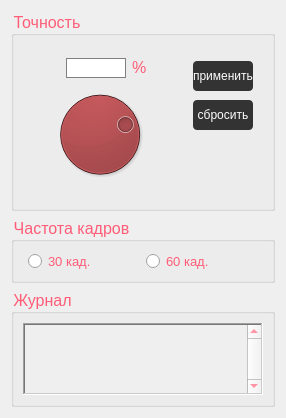
        <widget class="QWidget" name="tab_2">
         <property name="styleSheet">
          <string notr="true"> color:#ff5c77</string>
         </property>
         <attribute name="title">
          <string>Параметры</string>
         </attribute>
         <layout class="QGridLayout" name="gridLayout">
          <item row="0" column="0">
           <layout class="QVBoxLayout" name="verticalLayout_4">
            <item>
             <widget class="QGroupBox" name="groupBox">
              <property name="minimumSize">
               <size>
                <width>0</width>
                <height>200</height>
               </size>
              </property>
              <property name="font">
               <font>
                <pointsize>12</pointsize>
               </font>
              </property>
              <property name="autoFillBackground">
               <bool>false</bool>
              </property>
              <property name="styleSheet">
               <string notr="true">color:#ff5c77;</string>
              </property>
              <property name="title">
               <string>Точность</string>
              </property>
              <property name="flat">
               <bool>false</bool>
              </property>
              <property name="checkable">
               <bool>false</bool>
              </property>
              <layout class="QGridLayout" name="gridLayout_3">
               <item row="0" column="0">
                <layout class="QHBoxLayout" name="horizontalLayout_5">
                 <item>
                  <layout class="QVBoxLayout" name="verticalLayout_7">
                   <item>
                    <layout class="QHBoxLayout" name="horizontalLayout_2">
                     <item>
                      <spacer name="horizontalSpacer_3">
                       <property name="orientation">
                        <enum>Qt::Horizontal</enum>
                       </property>
                       <property name="sizeType">
                        <enum>QSizePolicy::Fixed</enum>
                       </property>
                       <property name="sizeHint" stdset="0">
                        <size>
                         <width>43</width>
                         <height>20</height>
                        </size>
                       </property>
                      </spacer>
                     </item>
                     <item>
                      <widget class="QLineEdit" name="lineEdit_dial">
                       <property name="enabled">
                        <bool>false</bool>
                       </property>
                       <property name="sizePolicy">
                        <sizepolicy hsizetype="Fixed" vsizetype="Fixed">
                         <horstretch>0</horstretch>
                         <verstretch>0</verstretch>
                        </sizepolicy>
                       </property>
                       <property name="minimumSize">
                        <size>
                         <width>20</width>
                         <height>0</height>
                        </size>
                       </property>
                       <property name="maximumSize">
                        <size>
                         <width>60</width>
                         <height>20</height>
                        </size>
                       </property>
                       <property name="styleSheet">
                        <string notr="true"> color:#ffffffff;border: 1px solid gray</string>
                       </property>
                       <property name="alignment">
                        <set>Qt::AlignCenter</set>
                       </property>
                      </widget>
                     </item>
                     <item>
                      <widget class="QLabel" name="label_3">
                       <property name="sizePolicy">
                        <sizepolicy hsizetype="Fixed" vsizetype="Fixed">
                         <horstretch>0</horstretch>
                         <verstretch>0</verstretch>
                        </sizepolicy>
                       </property>
                       <property name="maximumSize">
                        <size>
                         <width>16</width>
                         <height>19</height>
                        </size>
                       </property>
                       <property name="font">
                        <font>
                         <pointsize>12</pointsize>
                        </font>
                       </property>
                       <property name="styleSheet">
                        <string notr="true">color:#ff5c77;</string>
                       </property>
                       <property name="text">
                        <string>%</string>
                       </property>
                      </widget>
                     </item>
                     <item>
                      <spacer name="horizontalSpacer_2">
                       <property name="orientation">
                        <enum>Qt::Horizontal</enum>
                       </property>
                       <property name="sizeType">
                        <enum>QSizePolicy::Fixed</enum>
                       </property>
                       <property name="sizeHint" stdset="0">
                        <size>
                         <width>30</width>
                         <height>20</height>
                        </size>
                       </property>
                      </spacer>
                     </item>
                    </layout>
                   </item>
                   <item>
                    <widget class="QDial" name="dial">
                     <property name="minimumSize">
                      <size>
                       <width>91</width>
                       <height>101</height>
                      </size>
                     </property>
                     <property name="styleSheet">
                      <string notr="true">background: #9b2d30;</string>
                     </property>
                     <property name="minimum">
                      <number>50</number>
                     </property>
                     <property name="maximum">
                      <number>98</number>
                     </property>
                     <property name="value">
                      <number>85</number>
                     </property>
                     <property name="orientation">
                      <enum>Qt::Horizontal</enum>
                     </property>
                     <property name="wrapping">
                      <bool>false</bool>
                     </property>
                     <property name="notchTarget">
                      <double>10.000000000000000</double>
                     </property>
                    </widget>
                   </item>
                  </layout>
                 </item>
                 <item>
                  <layout class="QVBoxLayout" name="verticalLayout_3">
                   <property name="leftMargin">
                    <number>10</number>
                   </property>
                   <property name="rightMargin">
                    <number>10</number>
                   </property>
                   <item>
                    <widget class="QPushButton" name="pushButton_4">
                     <property name="minimumSize">
                      <size>
                       <width>60</width>
                       <height>30</height>
                      </size>
                     </property>
                     <property name="styleSheet">
                      <string notr="true">background: #323332;
color: white;border-radius: 4px;</string>
                     </property>
                     <property name="text">
                      <string>применить</string>
                     </property>
                    </widget>
                   </item>
                   <item>
                    <widget class="QPushButton" name="pushButton_3">
                     <property name="minimumSize">
                      <size>
                       <width>60</width>
                       <height>30</height>
                      </size>
                     </property>
                     <property name="styleSheet">
                      <string notr="true">background: #323332;
color: white;border-radius: 4px;</string>
                     </property>
                     <property name="text">
                      <string>сбросить</string>
                     </property>
                    </widget>
                   </item>
                   <item>
                    <spacer name="verticalSpacer_8">
                     <property name="orientation">
                      <enum>Qt::Vertical</enum>
                     </property>
                     <property name="sizeType">
                      <enum>QSizePolicy::Fixed</enum>
                     </property>
                     <property name="sizeHint" stdset="0">
                      <size>
                       <width>20</width>
                       <height>50</height>
                      </size>
                     </property>
                    </spacer>
                   </item>
                  </layout>
                 </item>
                </layout>
               </item>
              </layout>
             </widget>
            </item>
            <item>
             <widget class="QGroupBox" name="groupBox_2">
              <property name="font">
               <font>
                <pointsize>12</pointsize>
               </font>
              </property>
              <property name="styleSheet">
               <string notr="true">color:#ff5c77;</string>
              </property>
              <property name="title">
               <string>Частота кадров</string>
              </property>
              <layout class="QGridLayout" name="gridLayout_4">
               <item row="0" column="0">
                <layout class="QHBoxLayout" name="horizontalLayout_3">
                 <item>
                  <widget class="QRadioButton" name="radioButton_30fps">
                   <property name="sizePolicy">
                    <sizepolicy hsizetype="Fixed" vsizetype="Fixed">
                     <horstretch>112</horstretch>
                     <verstretch>20</verstretch>
                    </sizepolicy>
                   </property>
                   <property name="minimumSize">
                    <size>
                     <width>112</width>
                     <height>20</height>
                    </size>
                   </property>
                   <property name="font">
                    <font>
                     <pointsize>10</pointsize>
                    </font>
                   </property>
                   <property name="whatsThis">
                    <string/>
                   </property>
                   <property name="styleSheet">
                    <string notr="true">color:#ff5c77;</string>
                   </property>
                   <property name="text">
                    <string>30 кад.</string>
                   </property>
                  </widget>
                 </item>
                 <item>
                  <widget class="QRadioButton" name="radioButton_60fps">
                   <property name="minimumSize">
                    <size>
                     <width>111</width>
                     <height>20</height>
                    </size>
                   </property>
                   <property name="maximumSize">
                    <size>
                     <width>111</width>
                     <height>20</height>
                    </size>
                   </property>
                   <property name="font">
                    <font>
                     <pointsize>10</pointsize>
                    </font>
                   </property>
                   <property name="styleSheet">
                    <string notr="true"> color:#ff5c77;</string>
                   </property>
                   <property name="text">
                    <string>60 кад.</string>
                   </property>
                  </widget>
                 </item>
                </layout>
               </item>
              </layout>
             </widget>
            </item>
            <item>
             <widget class="QGroupBox" name="groupBox_3">
              <property name="sizePolicy">
               <sizepolicy hsizetype="Expanding" vsizetype="Expanding">
                <horstretch>0</horstretch>
                <verstretch>0</verstretch>
               </sizepolicy>
              </property>
              <property name="minimumSize">
               <size>
                <width>251</width>
                <height>0</height>
               </size>
              </property>
              <property name="maximumSize">
               <size>
                <width>2513466</width>
                <height>16777215</height>
               </size>
              </property>
              <property name="font">
               <font>
                <pointsize>12</pointsize>
               </font>
              </property>
              <property name="styleSheet">
               <string notr="true">color:#ff5c77;</string>
              </property>
              <property name="title">
               <string>Журнал</string>
              </property>
              <layout class="QGridLayout" name="gridLayout_5">
               <item row="0" column="0">
                <widget class="QScrollArea" name="scrollArea">
                 <property name="styleSheet">
                  <string notr="true"/>
                 </property>
                 <property name="frameShape">
                  <enum>QFrame::WinPanel</enum>
                 </property>
                 <property name="verticalScrollBarPolicy">
                  <enum>Qt::ScrollBarAlwaysOn</enum>
                 </property>
                 <property name="horizontalScrollBarPolicy">
                  <enum>Qt::ScrollBarAlwaysOff</enum>
                 </property>
                 <property name="widgetResizable">
                  <bool>true</bool>
                 </property>
                 <widget class="QWidget" name="scrollAreaWidgetContents">
                  <property name="geometry">
                   <rect>
                    <x>0</x>
                    <y>0</y>
                    <width>296</width>
                    <height>371</height>
                   </rect>
                  </property>
                 </widget>
                </widget>
               </item>
              </layout>
             </widget>
            </item>
           </layout>
          </item>
         </layout>
        </widget>
